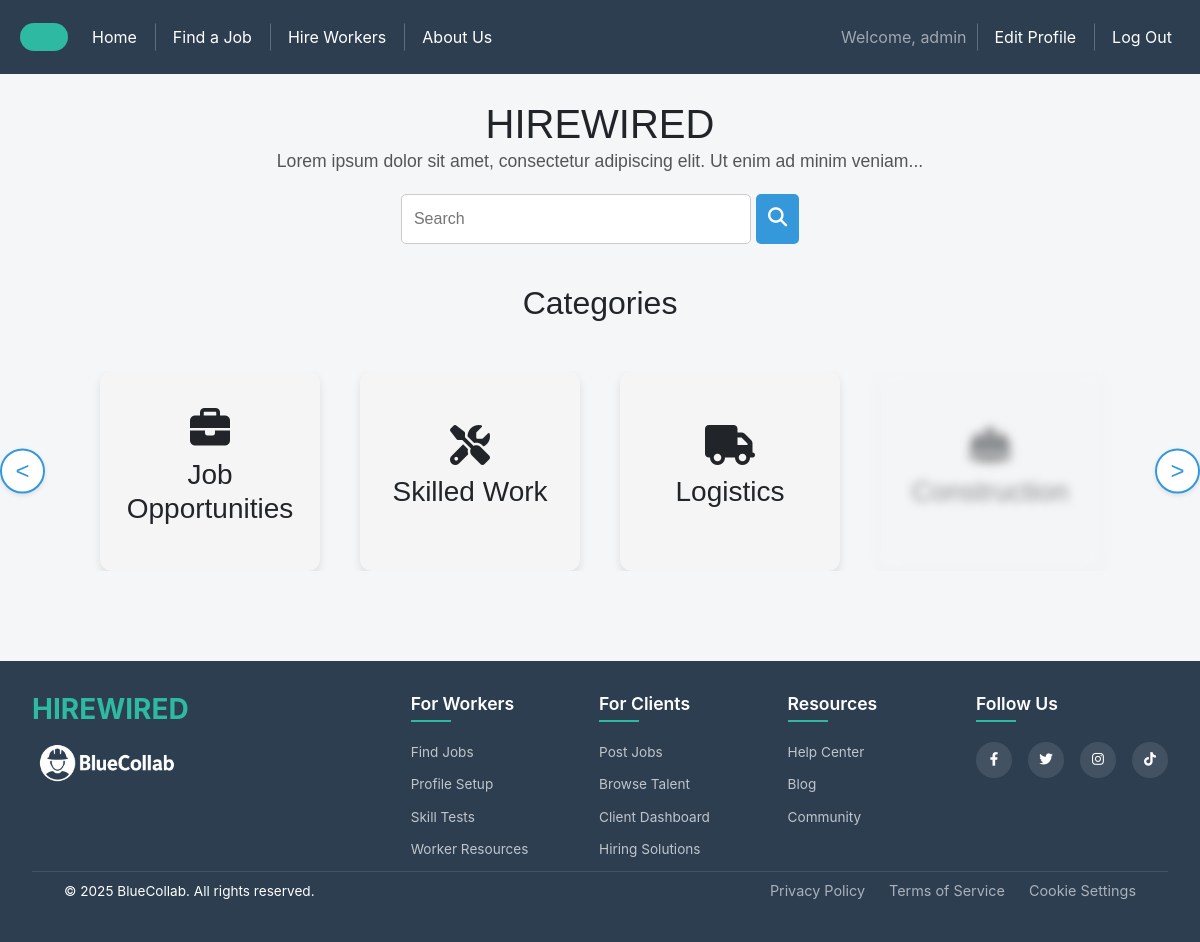
The app's page / (signed in), older data.
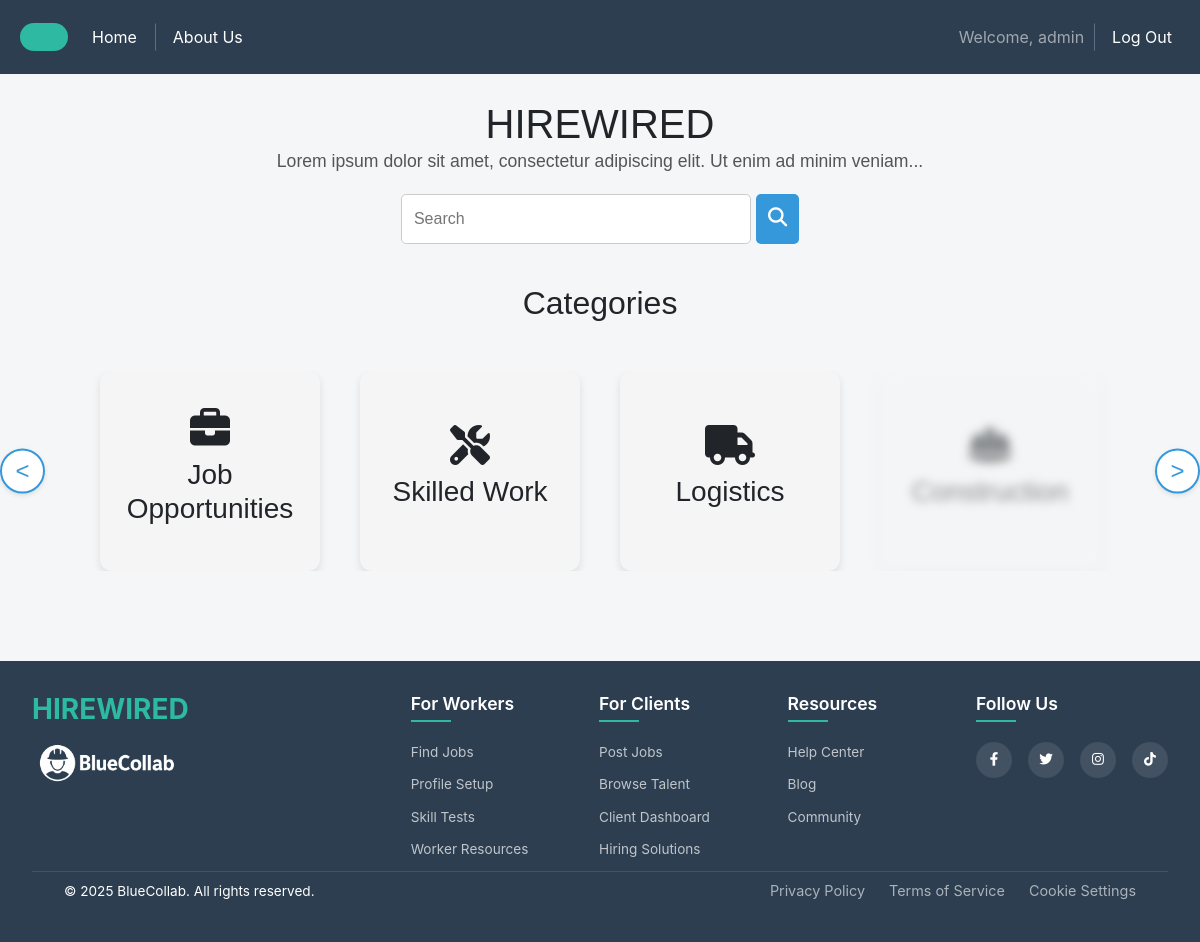
The same page, newer data.
### pages/views.py (the view)
# urls.py: path('', homepage_view, name='homepage_view'),
def homepage_view(request, *args, **kwargs):
    return render(request, "home.html", {})

### pages/templates/home.html (shortened to what this page needs)
{% extends 'base.html' %}
{% load static %}
{% block add_css %}
    <link rel="stylesheet" href="{% static 'css/home.css' %}">
{% endblock  %}
{% block nav %}
    {% include 'nav.html' %}
{% endblock %}
{% block content %}
<div class="homepage-container">
    <header class="header">
        <h1>HIREWIRED</h1>
        <p>Lorem ipsum dolor sit amet, consectetur adipiscing elit. Ut enim ad minim veniam...</p>
        <div class="search-bar">
            <input type="text" placeholder="Search" id="searchInput">
            <button class="search-btn"><i class="fa fa-search"></i></button>
        </div>
    </header>
    {% include "home_categ.html" %}
</div>
{% endblock %}
{% block footer %}
    {% include 'footer.html' %}
{% endblock %}

### templates/nav.html (shortened to what this page needs)
{% load static %}
<nav class="navbar navbar-expand-sm navbar-dark bg-dark">
    <div class="navbar-brand">
        <div class="nav-logo"></div>
    </div>
    <ul class="navbar-nav me-auto">
        <li class="nav-item">
            <a href="{% url 'homepage_view' %}" class="nav-link">Home</a>
        </li>
        {% if user.is_authenticated %}
            {% if user.user_type == 'worker' %}
                <li class="nav-item">
                    <a href="{% url 'find_jobs_view' %}" class="nav-link">Find a Job</a>
                </li>
            {% elif user.user_type == 'employer' %}
                <li class="nav-item">
                    <a href="{% url 'find_jobs_view' %}" class="nav-link">Find a Job</a>
                </li>
                <li class="nav-item">
                    <a href="{% url 'hire_workers_view' %}" class="nav-link">Hire Workers</a>
                </li>
            {% endif %}
            <li class="nav-item">
                <a href="{% url 'about_view' %}" class="nav-link">About Us</a>
            </li>
        {% else %}
            <li class="nav-item">
                <a href="{% url 'about_view' %}" class="nav-link">About Us</a>
            </li>
        {% endif %}
    </ul>
    <ul class="navbar-nav ms-auto">
        {% if user.is_authenticated %}
            <li class="nav-item">
                <div class="navbar-text">Welcome, {{ user.username }}</div>
            </li>
            {% if user.user_type == 'worker' %}
                <li class="nav-item">
                    <a href="{% url 'edit_profile_view' %}" class="nav-link">Edit Profile</a>
                </li>
            {% elif user.user_type == 'employer' %}
                <li class="nav-item">
                    <a href="{% url 'edit_employer_profile_view' %}" class="nav-link">Edit Profile</a>
                </li>
            {% endif %}
            <li class="nav-item">
                <form method="POST" action="{% url 'logout_view' %}">
                    <button type="submit" class="btn btn-link nav-link">Log Out</button>
                </form>
            </li>
        {% endif %}
    </ul>
</nav>

Row changes from the older to the newer data that the page shows:
changed User "admin": user_type "employer" → empty (drawn)
Text that changed along with them:
text no longer shown: "Find a Job Hire Workers Edit Profile"
